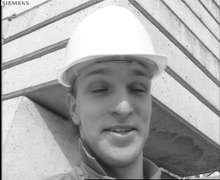
%> input picture foreman.png, 220 x 180 px, shrunk from 352 x 288 before the run
$ octave run.m   (GNU Octave 9; MATLAB toolbox functions it lacks are replaced by stand-ins)
%> lines starting %> are read from the running program, lines starting %| are printed output that depends on the picture; in (x1, y1, x2, y2) boxes, pixels count from 0 and x2, y2 are one past the last pixel; in counts of white or black regions, pixels touching at a corner belong together; the program's own positions count from 1
### simuLoss.m
%This function simulates damages in the received frame corresponding to the
%loss of one NALU (i.e. slice) given a slicing mode and the slice to be
%lost

function [y centers] = simuLoss(img, mb_size, nSlices, nLoss, mode)

% INPUT:
%   img     - original frame
%   nSlice  - number of slices the image is made of
%   nLoss   - indicates the slice that is lost
%   mb_size - macroblock dimensions

% OUTPUT:
%   y       - damaged frame, missing pixels are set to -1
%   centers - 2xN vector, where N is the number of missing macroblocks
%           - [row_1 row_2 ... row_N;
%              col_1 col_2 ... col_N]
%           - row_i (col_i) indicates the row (column) of the top-left
%            corner of the i^th missing macroblock
%

if nargin < 3
    mode = 'default';
end

y = img;
[rows cols] = size(img);

%Dispersed slicing, as described in Recommendation H.264
if strcmp(mode, 'dispersed')

    %Extracting variables needed for slicing (see Recommendation H.264)
    PicWidthInMbs = cols/mb_size;
    PicHeightInMbs = rows/mb_size;
    PicSizeInMapUnits = PicWidthInMbs * PicHeightInMbs;
    num_slice_groups_minus1 = nSlices - 1;
    mapUnitToSliceGroupMap = zeros(1,PicSizeInMapUnits);
    %%%%%%%%%%%%%%%%%%%%%%%%%%%%%%%%%%%%%%%%%%%%%%%%%%%%%%%%%%%%%%%%%%%

    %see 8.2.2.2 "Specification for dispersed slice group map type" in
    %Recommendation H.264 (p. 116)
    for i = 0:PicSizeInMapUnits-1
        mapUnitToSliceGroupMap(i+1)  = mod((mod(i,PicWidthInMbs) + floor((floor(i/PicWidthInMbs)*(num_slice_groups_minus1+1))/2)),(num_slice_groups_minus1+1));
    end

    %Setting the missing pixels to -1 and computing "centers"
    counter = 1;
    counter_centers = 1;
    centers = zeros(2,sum(mapUnitToSliceGroupMap(counter)+1 == nLoss));
    for i = 1:mb_size:rows-mb_size+1
        for j = 1:mb_size:cols-mb_size+1

            if mapUnitToSliceGroupMap(counter)+1 == nLoss
                y(i:i+mb_size-1,j:j+mb_size-1) = -ones(mb_size);
                centers(:,counter_centers) = [i;j];
                counter_centers = counter_centers + 1;
            end
            counter = counter + 1;

        end
    end

%Slicing for testing purposes, the "famous" 25% loss where every missing
%macroblock has all its 8 closest neighbouring macroblocks available
% (REFERENCE) XXXXXXXXXXXXXXXXXXXXXXXXXXXXXXXXXXX
elseif strcmp(mode, 'default')
    auxX = floor(cols/(2*mb_size));
    auxY = floor(rows/(2*2*mb_size));
    centers = zeros(2,auxX*auxY);
    counter = 1;

    for i = 1+mb_size:2*mb_size:rows
        for j = 1:2*mb_size:cols
            if i > 1 && i < rows - mb_size && j > 1 && j < cols - mb_size
                y(i:i+mb_size-1,j:j+mb_size-1) = -ones(mb_size);
                centers(:,counter) = [i;j];
                counter = counter + 1;
            end
        end
    end

else
    display('Error: Invalid slicing mode')
end


end

### slpe.m
function y = slpe(blk, mbSize, borderReduction, patchSize, bw)

% Input:    blk - support area
%           mbSize - macroblock size (in pixels)
%           borderReduction - indicates by how many pixels the support area
%           is shrinked
%           bw - bandwidth parameter


bw_initial = bw;
len = length(blk(1,:));
y = zeros(mbSize);

% While there are still unconcealed pixels...
while min(min(blk(mbSize+1:mbSize+mbSize,mbSize+1:mbSize+mbSize))) < 0


    if bw == bw_initial
        [r c y0 mask] = get_next_patch(blk, patchSize);
    end
    expo = zeros(1,5000);
    patches = zeros(patchSize,patchSize,5000);
    iterator = 1;

    % Scan the support area
    for i = 1+borderReduction:len-patchSize+1-borderReduction
        for j = 1+borderReduction:len-patchSize+1-borderReduction

            % If x_j available...
            x_j = blk(i:i+patchSize-1,j:j+patchSize-1);
            if min(x_j(:)) < 0
                continue
            end

            % If y_j available...
            y_j = zeros(1, (patchSize+2+2)^2 );
            counter = 1;
            for p = -2:patchSize+2-1
                for q = -2:patchSize+2-1
                    if i+p>0 && j+q>0 && i+p<=len && j+q<=len && mask(p+3,q+3) > 0
                        y_j(counter) = blk(i+p,j+q);
                        counter = counter + 1;
                    end
                end
            end

            y_j = y_j(1:counter-1);
            if length(y_j) == length(y0) && min(y_j) >= 0

                % Compute the exponential...
                aux = sum((y_j - y0).^2);
                expo(iterator) = aux/length(y0);

                % ... and store the corresponding patch
                patches(:,:,iterator) = x_j;
                iterator = iterator + 1;
            end
        end
    end

    expo = expo(1:iterator-1);
    patches = patches(:,:,1:iterator-1);

    % Compute the weights
    numerator = zeros(patchSize);
    denominator = 0;
    for k = 1:iterator-1
        numerator = numerator + patches(:,:,k)*exp(-expo(k)/bw);
        denominator = denominator + exp(-expo(k)/bw);
    end

    patchBayes = numerator/denominator;

    % If the initial bw is to severe, increase it and repeat the
    % calculation
    if sum(isnan(patchBayes(:))) > 0
       bw = bw + 4;
   % Otherwise conceal the patch and reset the bandwidth
    else
        blk(r:r+patchSize-1,c:c+patchSize-1) = patchBayes;
        y = blk(mbSize+1:mbSize+mbSize,mbSize+1:mbSize+mbSize);
        bw = bw_initial;
    end

end

end

### run.m
%%%%%%%%%%%%%%%%%%%%%%%%%%%%%%%%%%%%%%%%%%%%%%%%%%%%%%%%%%%%%%%%%%%%
%                                                                  %
%   Copyright (c) 2011 by                                          %
%   Jan Koloda                                                     %
%   Universidad de Granada, Granada, Spain                         %
%   - all rights reserved -                                        %
%                                                                  %
%   This is an implementation of the algorithm described in:       %
%   Koloda, J., Ostergaard, J., Jensen, S.H., Sanchez, V. and      %
%   Peinado, A.M. "Sequential Error Concealment for Video/Images   %
%   by Sparse Linear Prediction", IEEE Transactions on Multimedia, %
%   June 2013.                                                     %
%                                                                  %
%   This program is free of charge for personal and scientific     %
%   use (with proper citation). The author does NOT give up his    %
%   copyright. Any commercial use is prohibited.                   %
%   YOU ARE USING THIS PROGRAM AT YOUR OWN RISK! THE AUTHOR        %
%   IS NOT RESPONSIBLE FOR ANY DAMAGE OR DATA-LOSS CAUSED BY THE   %
%   USE OF THIS PROGRAM.                                           %
%                                                                  %
%   If you have any questions please contact:                      %
%                                                                  %
%   Jan Koloda                                                     %
%   Dpt. Signal Theory, Networking and Communication               %
%   Universidad de Granada                                         %
%   Granada, Spain                                                 %
%                                                                  %
%                                                                  %
%   email: janko @ ugr.es                                          %
%                                                                  %
%%%%%%%%%%%%%%%%%%%%%%%%%%%%%%%%%%%%%%%%%%%%%%%%%%%%%%%%%%%%%%%%%%%%

%% Loading the image and parsing it to grey level, if necessary

img = imread('foreman.png');
%> img is the input picture: size 180x220 uint8; min 0, max 255, mean 169
[r c d] = size(img);
%> r = 180; c = 220; d = 1
if d > 1
    img = double(rgb2gray(img));
else
    img = double(img);
%> img: size 180x220 double
end

%% Generating losses

slice_to_be_lost = 1;
nSlices = 2;
mbSize = 16;
mode = 'default';

%Cropping the image so it is made of an integer number of macroblocks %%%%%
img = img(1:floor(r/mbSize)*mbSize,1:floor(c/mbSize)*mbSize);
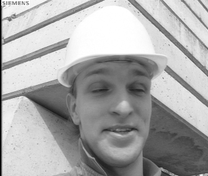
%> img: size 176x208 double; min 0, max 255, mean 169.1
[r c] = size(img);
%> r = 176; c = 208
%%%%%%%%%%%%%%%%%%%%%%%%%%%%%%%%%%%%%%%%%%%%%%%%%%%%%%%%%%%%%%%%%%%%%%%%%%%

[mask centers] = simuLoss(img, mbSize, nSlices, slice_to_be_lost, mode);
%> after the loop in simuLoss, `for i = 1+mb_size:2*mb_size:rows`:
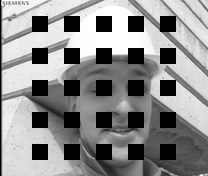
%> y: size 176x208 double; 17.48% of pixels changed, all inside (x1, y1, x2, y2) = (32, 16, 176, 160); drawn with min black and max white
%> after the loop in simuLoss, `for i = 1+mb_size:2*mb_size:rows`: centers = 25 columns, first 8: [17 17 17 17 17 49 49 49; 33 65 97 129 161 33 65 97]; counter = 26
received_frame = mask;
[rows columns] = size(mask);
%> rows = 176; columns = 208

%% CONCEALMENT

global reliabilityMask
patchSize = 2;
borderReduction = 0;
bw = 20;
h = waitbar(0);
set(h,'Name','Processing')
for i = 1:length(centers(1,:))
    reliabilityMask = 2*ones(3*mbSize);
    r = centers(1,i);
    c = centers(2,i);

    % TOP-LEFT CORNER
    if r-mbSize<=0 && c-mbSize<=0
        blk = -ones(3*mbSize);
        blk(mbSize+1:end,mbSize+1:end) = received_frame(1:2*mbSize,1:2*mbSize);

    % BOTTOM-LEFT CORNER
    elseif r+mbSize+mbSize-1>rows && c-mbSize<=0
        blk = -ones(3*mbSize);
        blk(1:2*mbSize,mbSize+1:end) = received_frame(rows-2*mbSize+1:rows,1:2*mbSize);

    % TOP-RIGHT CORNER
    elseif r-mbSize<=0 && c+mbSize+mbSize-1>columns
        blk = -ones(3*mbSize);
        blk(mbSize+1:end,1:2*mbSize) = received_frame(r:r+mbSize+mbSize-1,c-mbSize:c+mbSize-1);

    % BOTTOM-RIGHT CORNER
    elseif r+mbSize+mbSize-1>rows && c+mbSize+mbSize-1>columns
        blk = -ones(3*mbSize);
        blk(1:2*mbSize,1:2*mbSize) = received_frame(r-mbSize:r+mbSize-1,c-mbSize:c+mbSize-1);

    % TOP SIDE
    elseif r-mbSize<=0
        blk = -ones(3*mbSize);
        blk(mbSize+1:end,:) = received_frame(r:r+mbSize+mbSize-1,c-mbSize:c+mbSize+mbSize-1);

    % BOTTOM SIDE
    elseif r+mbSize+mbSize-1>rows
        blk = -ones(3*mbSize);
        blk(1:2*mbSize,:) = received_frame(r-mbSize:rows,c-mbSize:c+mbSize+mbSize-1);

    % RIGHT SIDE
    elseif c+mbSize+mbSize-1>columns
        blk = -ones(3*mbSize);
        blk(:,1:2*mbSize) = received_frame(r-mbSize:r+mbSize+mbSize-1,c-mbSize:c+mbSize-1);

    % LEFT SIDE
    elseif c-mbSize<=0
        blk = -ones(3*mbSize);
        blk(:,mbSize+1:end) = received_frame(r-mbSize:r+mbSize+mbSize-1,c:c+mbSize+mbSize-1);

    % INTERIOR
    else
        blk = received_frame(r-mbSize:r+mbSize+mbSize-1,c-mbSize:c+mbSize+mbSize-1);
    end

    reliabilityMask(blk < 0) = -1;
%> (the run ends here)
